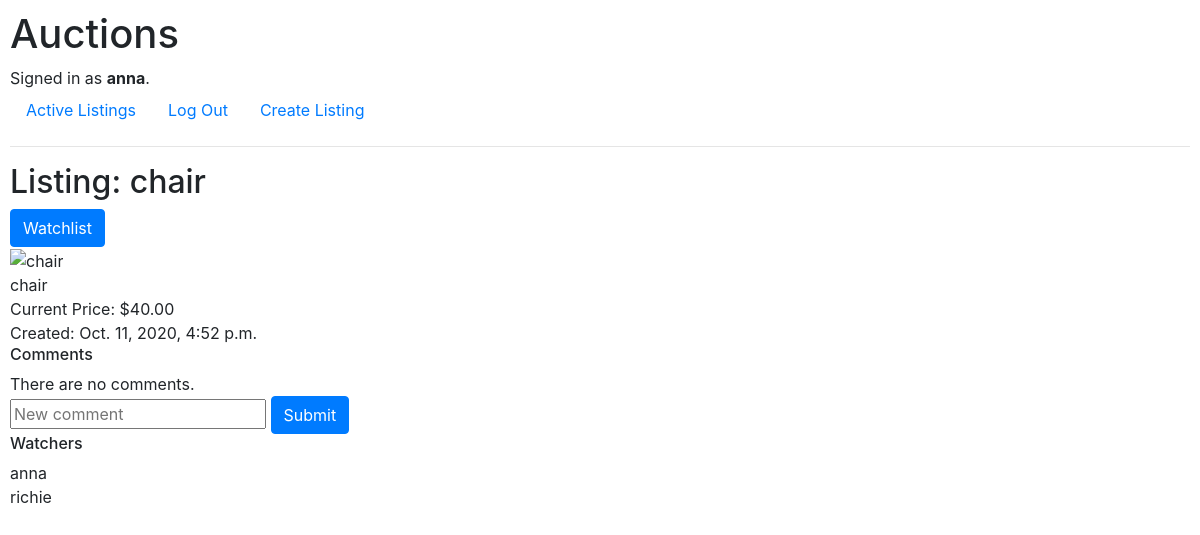
Page /1 (signed in) on the committed database.
### auctions/models.py (models this page shows, shortened)
class User(AbstractUser):
    pass

class Listing(models.Model):
    title = models.CharField(max_length=64)
    description = models.CharField(max_length=200)
    starting_bid = models.DecimalField(max_digits=8, decimal_places=2)
    photo_link = models.URLField(blank=True, null=True)
    category = models.ForeignKey(
        Category, on_delete=models.CASCADE, related_name="listings")
    user = models.ForeignKey(User, on_delete=models.CASCADE)
    date_created = models.DateTimeField(auto_now=True)
    is_active = models.BooleanField(default=True)
    watchers = models.ManyToManyField(
        User, blank=True, related_name="listings")

### auctions/views.py (the view)
# urls.py: path("<int:listing_id>", views.listing, name="listing"),
def listing(request, listing_id):
    listing = Listing.objects.get(pk=listing_id)
    comments = Comment.objects.filter(listing_id=listing_id)
    return render(request, "auctions/listing.html", {
        "listing": listing,
        "comments": comments,
        "watchers": listing.watchers.all()
    })

### auctions/templates/auctions/listing.html (shortened to what this page needs)
{% extends "auctions/layout.html" %}
{% block body %}
<div>
	<h2>Listing: {{ listing.title }}</h2>
	{% if user.is_authenticated %}
	<form action="{% url 'watchlist' listing.id %}" method="POST">
		<input class="btn btn-primary" type="submit" value="Watchlist">
	</form>
	{% endif %}
	<div>
		<img src="{{ listing.photo_link }}" alt="{{ listing.title }}">
		<div>{{ listing.description }}</div>
		<div>Current Price: ${{ listing.starting_bid }}</div>
		<div>Created: {{ listing.date_created }}</div>
	</div>
	<div>
		<h6>Comments</h6>
		{% for comment in comments %}
		<div>
			{{ comment.comment}}
			{{ comment.user_id}}
			{{ comment.date_created}}
		</div>
		{% empty %}
		There are no comments.
		{% endfor %}
		{% if user.is_authenticated %}
		<form action="{% url 'comment' %}" method="POST">
			<input type="text" name="comment" placeholder="New comment">
			<input class="btn btn-primary" type="submit">
		</form>
		{% endif %}
		<h6>Watchers</h6>
		{% for watcher in watchers %}
		<div>
			{{ watcher}}
		</div>
		{% empty %}
		There are no watchers.
		{% endfor %}
	</div>
</div>
{% endblock %}

### auctions/templates/auctions/layout.html (shortened to what this page needs)
{% load static %}
<!DOCTYPE html>
<html lang="en">
	<head>
		<link rel="stylesheet" href="https://stackpath.bootstrapcdn.com/bootstrap/4.4.1/css/bootstrap.min.css"
>
		<link href="{% static 'auctions/styles.css' %}" rel="stylesheet">
	</head>
	<body>
		<h1>Auctions</h1>
		<div>
			{% if user.is_authenticated %}
			Signed in as <strong>{{ user.username }}</strong>.
			{% else %}
			Not signed in.
			{% endif %}
		</div>
		<ul class="nav">
			<li class="nav-item">
				<a class="nav-link" href="{% url 'index' %}">Active Listings</a>
			</li>
			{% if user.is_authenticated %}
			<li class="nav-item">
				<a class="nav-link" href="{% url 'logout' %}">Log Out</a>
			</li>
			<li class="nav-item">
				<a class="nav-link" href="{% url 'create' %}">Create Listing</a>
			</li>
			{% endif %}
		</ul>
		<hr>
		{% block body %}
		{% endblock %}
	</body>
</html>

### auctions/static/auctions/styles.css (style rules this page uses)
body { padding: 10px; }

### rows in the picture
User: username "anna"
Listing: title "chair", description "chair", starting_bid "40.00", date_created "Oct. 11, 2020, 4:52 p.m."
User: username "richie"
